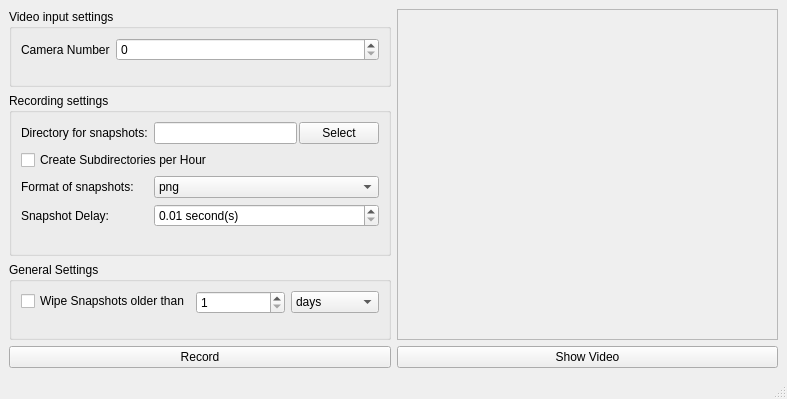
<?xml version="1.0" encoding="UTF-8"?>
<ui version="4.0">
 <class>HomePrismMainWindow</class>
 <widget class="QMainWindow" name="HomePrismMainWindow">
  <property name="geometry">
   <rect>
    <x>0</x>
    <y>0</y>
    <width>787</width>
    <height>399</height>
   </rect>
  </property>
  <property name="windowTitle">
   <string>HomePrism</string>
  </property>
  <property name="windowIcon">
   <iconset resource="resources.qrc">
    <normaloff>:/HomePrism/camera.png</normaloff>:/HomePrism/camera.png</iconset>
  </property>
  <widget class="QWidget" name="centralwidget">
   <layout class="QGridLayout" name="gridLayout_2">
    <item row="0" column="2" rowspan="4">
     <widget class="QScrollArea" name="scrollArea">
      <property name="minimumSize">
       <size>
        <width>320</width>
        <height>240</height>
       </size>
      </property>
      <property name="widgetResizable">
       <bool>true</bool>
      </property>
      <widget class="QWidget" name="scrollAreaWidgetContents">
       <property name="geometry">
        <rect>
         <x>-2</x>
         <y>0</y>
         <width>320</width>
         <height>283</height>
        </rect>
       </property>
       <layout class="QHBoxLayout" name="horizontalLayout_3">
        <property name="spacing">
         <number>2</number>
        </property>
        <property name="leftMargin">
         <number>0</number>
        </property>
        <property name="topMargin">
         <number>0</number>
        </property>
        <property name="rightMargin">
         <number>0</number>
        </property>
        <property name="bottomMargin">
         <number>0</number>
        </property>
        <item>
         <widget class="CvImageWidget" name="cvImageWidget" native="true">
          <property name="minimumSize">
           <size>
            <width>320</width>
            <height>240</height>
           </size>
          </property>
         </widget>
        </item>
       </layout>
      </widget>
     </widget>
    </item>
    <item row="5" column="2">
     <widget class="QPushButton" name="showVideoButton">
      <property name="text">
       <string>Show Video</string>
      </property>
      <property name="checkable">
       <bool>true</bool>
      </property>
     </widget>
    </item>
    <item row="1" column="1" rowspan="2">
     <widget class="QGroupBox" name="groupBox_2">
      <property name="title">
       <string>Recording settings</string>
      </property>
      <layout class="QFormLayout" name="formLayout">
       <item row="0" column="0">
        <widget class="QLabel" name="label_2">
         <property name="text">
          <string>Directory for snapshots:</string>
         </property>
        </widget>
       </item>
       <item row="0" column="1">
        <widget class="QWidget" name="widget_2" native="true">
         <layout class="QHBoxLayout" name="horizontalLayout">
          <property name="spacing">
           <number>2</number>
          </property>
          <property name="leftMargin">
           <number>0</number>
          </property>
          <property name="topMargin">
           <number>0</number>
          </property>
          <property name="rightMargin">
           <number>0</number>
          </property>
          <property name="bottomMargin">
           <number>0</number>
          </property>
          <item>
           <widget class="QLineEdit" name="snapshotDirectory">
            <property name="readOnly">
             <bool>true</bool>
            </property>
           </widget>
          </item>
          <item>
           <widget class="QPushButton" name="snapshotSelectButton">
            <property name="text">
             <string>Select</string>
            </property>
           </widget>
          </item>
         </layout>
        </widget>
       </item>
       <item row="2" column="0">
        <widget class="QLabel" name="label_3">
         <property name="text">
          <string>Format of snapshots:</string>
         </property>
        </widget>
       </item>
       <item row="2" column="1">
        <widget class="QComboBox" name="snapshotFormat">
         <item>
          <property name="text">
           <string>png</string>
          </property>
         </item>
         <item>
          <property name="text">
           <string>jpg</string>
          </property>
         </item>
         <item>
          <property name="text">
           <string>bmp</string>
          </property>
         </item>
        </widget>
       </item>
       <item row="3" column="0">
        <widget class="QLabel" name="label_4">
         <property name="text">
          <string>Snapshot Delay:</string>
         </property>
        </widget>
       </item>
       <item row="3" column="1">
        <widget class="QDoubleSpinBox" name="snapshotDelay">
         <property name="suffix">
          <string> second(s)</string>
         </property>
         <property name="decimals">
          <number>2</number>
         </property>
         <property name="minimum">
          <double>0.010000000000000</double>
         </property>
         <property name="maximum">
          <double>999999999.000000000000000</double>
         </property>
         <property name="singleStep">
          <double>1.000000000000000</double>
         </property>
        </widget>
       </item>
       <item row="1" column="0" colspan="2">
        <widget class="QCheckBox" name="snapshotCreateSubdirectories">
         <property name="text">
          <string>Create Subdirectories per Hour</string>
         </property>
        </widget>
       </item>
      </layout>
     </widget>
    </item>
    <item row="0" column="1">
     <widget class="QGroupBox" name="groupBox">
      <property name="title">
       <string>Video input settings</string>
      </property>
      <layout class="QFormLayout" name="formLayout_2">
       <item row="0" column="0">
        <widget class="QLabel" name="label">
         <property name="text">
          <string>Camera Number</string>
         </property>
        </widget>
       </item>
       <item row="0" column="1">
        <widget class="QSpinBox" name="cameraNumber"/>
       </item>
      </layout>
     </widget>
    </item>
    <item row="3" column="1">
     <widget class="QGroupBox" name="groupBox_3">
      <property name="title">
       <string>General Settings</string>
      </property>
      <layout class="QFormLayout" name="formLayout_3">
       <item row="0" column="1">
        <widget class="QWidget" name="widget" native="true">
         <layout class="QHBoxLayout" name="horizontalLayout_2">
          <property name="leftMargin">
           <number>0</number>
          </property>
          <property name="topMargin">
           <number>0</number>
          </property>
          <property name="rightMargin">
           <number>0</number>
          </property>
          <property name="bottomMargin">
           <number>0</number>
          </property>
          <item>
           <widget class="QSpinBox" name="wipeTime">
            <property name="minimum">
             <number>1</number>
            </property>
            <property name="maximum">
             <number>999999999</number>
            </property>
           </widget>
          </item>
          <item>
           <widget class="QComboBox" name="wipeTimeMultiplier">
            <item>
             <property name="text">
              <string>days</string>
             </property>
            </item>
            <item>
             <property name="text">
              <string>hours</string>
             </property>
            </item>
            <item>
             <property name="text">
              <string>minutes</string>
             </property>
            </item>
           </widget>
          </item>
         </layout>
        </widget>
       </item>
       <item row="0" column="0">
        <widget class="QCheckBox" name="wipeCheckBox">
         <property name="text">
          <string>Wipe Snapshots older than</string>
         </property>
        </widget>
       </item>
      </layout>
     </widget>
    </item>
    <item row="5" column="1">
     <widget class="QPushButton" name="recordingButton">
      <property name="text">
       <string>Record</string>
      </property>
      <property name="checkable">
       <bool>true</bool>
      </property>
     </widget>
    </item>
   </layout>
  </widget>
  <widget class="QMenuBar" name="menubar">
   <property name="geometry">
    <rect>
     <x>0</x>
     <y>0</y>
     <width>787</width>
     <height>25</height>
    </rect>
   </property>
  </widget>
  <widget class="QStatusBar" name="statusbar"/>
 </widget>
 <customwidgets>
  <customwidget>
   <class>CvImageWidget</class>
   <extends>QWidget</extends>
   <header location="global">CvImageWidget.h</header>
   <container>1</container>
  </customwidget>
 </customwidgets>
 <resources>
  <include location="resources.qrc"/>
 </resources>
 <connections/>
</ui>
